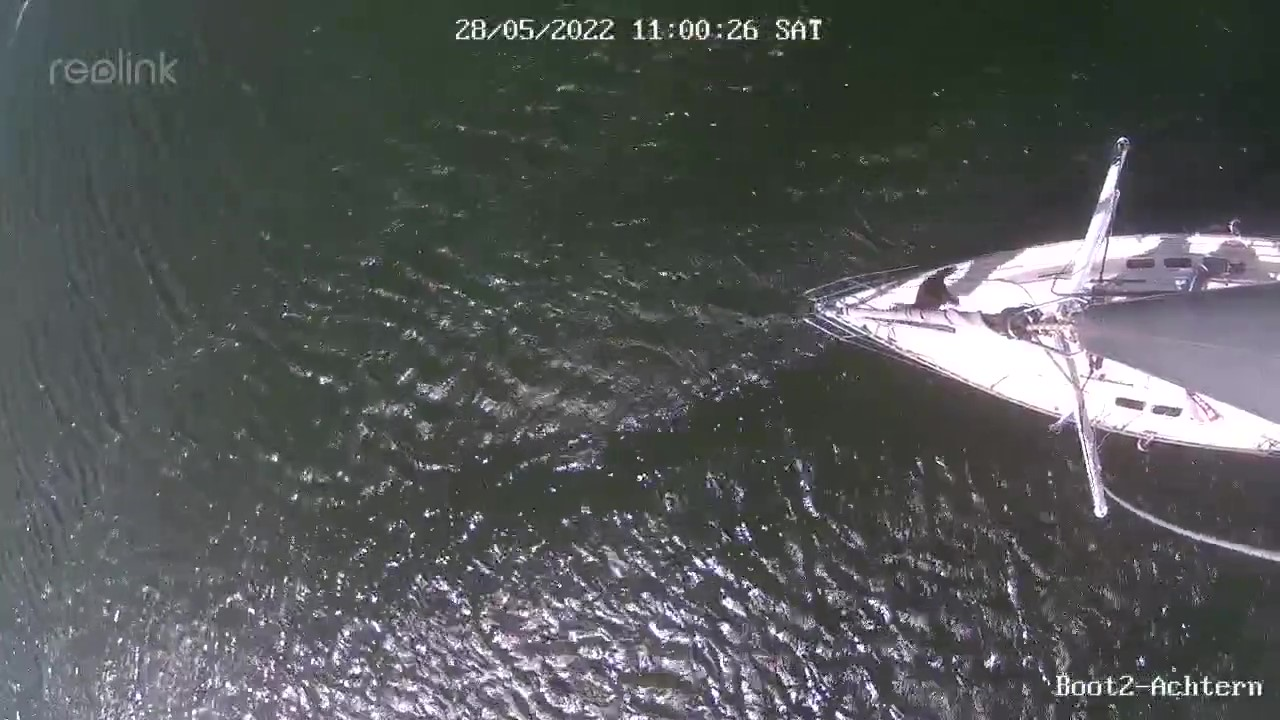
#> input picture test/three_images/img3.jpg, 1280 x 720 px
$ python -i video_stitcher.py   (imports and definitions only)
#> lines starting #> are read from the running program, lines starting #| are printed output that depends on the picture; after the words box and inside, x2 and y2 are one past the last pixel; in counts of white or black regions, pixels touching at a corner belong together
# import the necessary packages
import numpy as np
import cv2


class VideoStitcher:
    def __init__(self):
        # determine if we are using OpenCV v3.X and initialize the
        # cached homography matrix
        self.cachedH = None
        self.ratio = 0.75
        self.reprojThresh = 4.0
        self.restrictions = ((0.1, 0.8), (0.25, 0.75))
        self.keypoints = None

    # [39 lines left out: function stitch, not called in this run]

    def detectAndDescribe(self, image):
        # detect and extract features from the image
        gray = cv2.cvtColor(image, cv2.COLOR_BGR2GRAY)
        sift = cv2.SIFT_create()
        mask = self.computeMask(gray)
        cropped = cv2.bitwise_and(gray, gray, mask=mask)

        (kps, features) = sift.detectAndCompute(cropped, None)

        # arrays
        kps = np.float32([kp.pt for kp in kps])
        # return a tuple of keypoints and features
        return (kps, features)

    def computeMask(self, image):
        mask = np.zeros(image.shape[:2], dtype="uint8")
        h, w = image.shape[:2]
        restX, restY = self.restrictions
        cv2.rectangle(
            mask,
            ((int)(w * restX[0]), (int)(h * restY[0])),
            ((int)(w * restX[1]), (int)(h * restY[1])),
            255,
            -1,
        )
        return mask

    # [44 lines left out: functions matchKeypoints, drawMatches, not called in this run]

>>> import cv2
>>> picture = cv2.imread('../../../test/three_images/img3.jpg')
#> picture is the input picture: shape (720, 1280, 3); mean B, G, R 86.6, 86.7, 83.8
>>> result = VideoStitcher().detectAndDescribe(picture)
#> in computeMask, `cv2.rectangle( mask, ((int)(w * restX[0]), (int)(h * restY[0])), ((int..`:
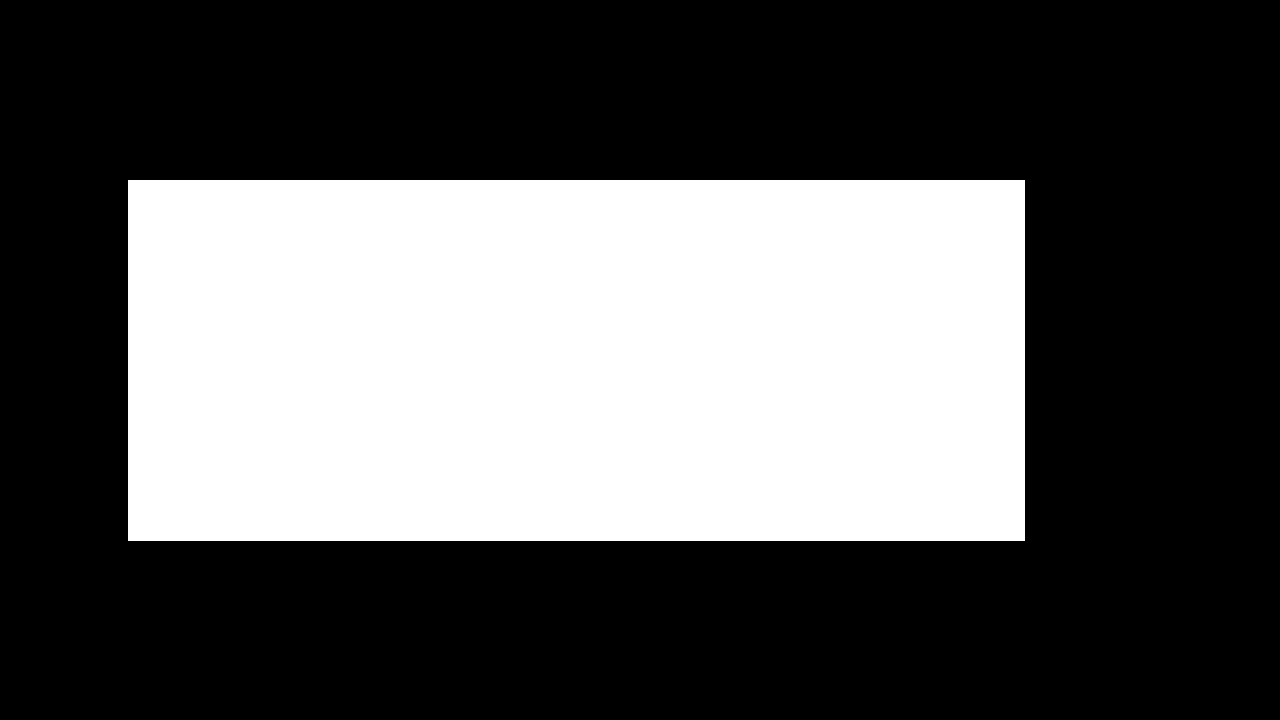
#> mask: shape (720, 1280); 35.1% white; 1 white region, box (x1, y1, x2, y2) and area: (128, 180, 1025, 541) 323817
#> in detectAndDescribe, `cropped = cv2.bitwise_and(gray, gray, mask=mask)`:
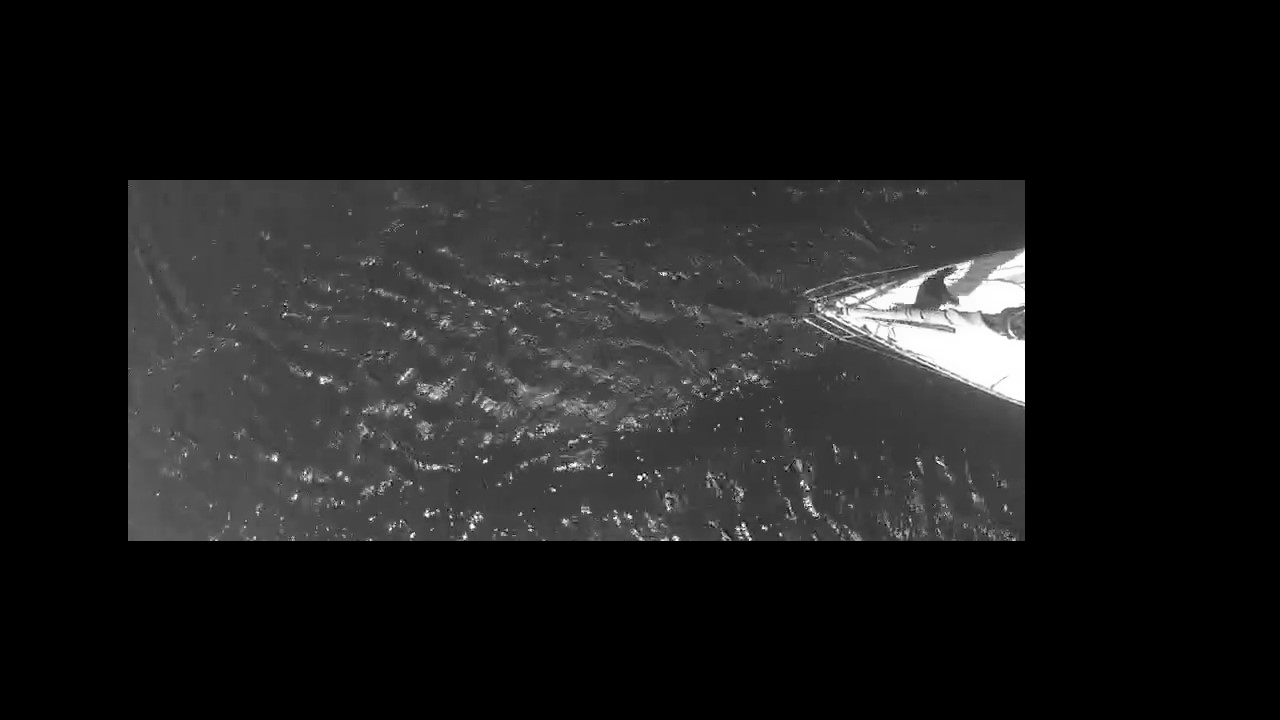
#> cropped: shape (720, 1280); min 0, max 255, mean 28
#> in detectAndDescribe, `(kps, features) = sift.detectAndCompute(cropped, None)`: kps = 1045 keypoints; strongest (x, y, size): (750, 539, 2), (972, 335, 87.8), (640, 477, 3.1), (763, 461, 1.9)
#> in detectAndDescribe, `kps = np.float32([kp.pt for kp in kps])`: kps = 1045 pairs, first value 131 to 1041.7, second value 182 to 547.6
#> result = 2 point arrays, longest 1045 points
